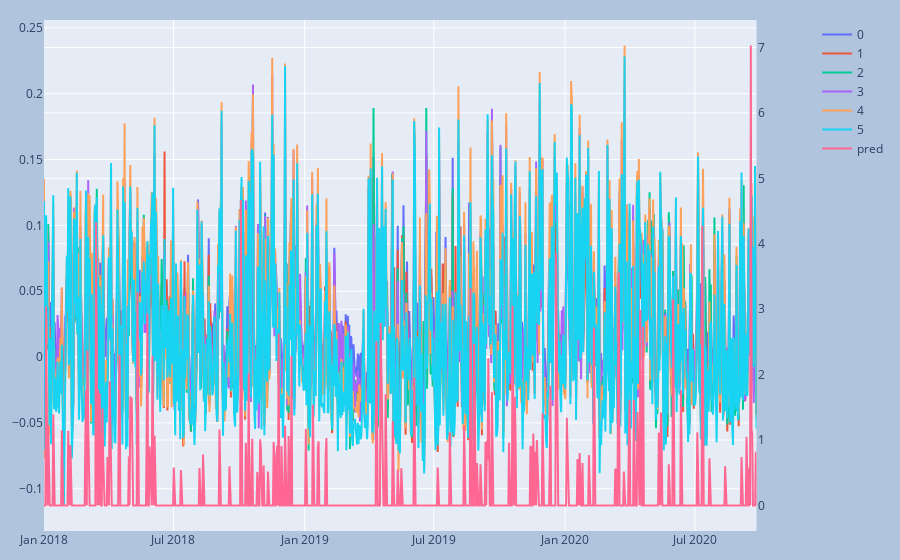

This figure's notebook cell:
### Code cell
import plotly.express as px
from plotly.subplots import make_subplots
import plotly.graph_objects as go

# Create figure with secondary y-axis
fig = make_subplots(specs=[[{"secondary_y": True}]])

for column in df_compress.columns:
    current_y = df_compress[column].rolling(1).mean() #[df_compress[column] > 0.1]
    fig.add_trace(
        go.Scatter(x=current_y.index, y=current_y, name=str(column)), #, mode="markers"
        secondary_y=False,
)
fig.update_layout(
    margin=dict(l=20, r=20, t=20, b=20),
    paper_bgcolor="LightSteelBlue",
)
fig.add_trace(
    go.Scatter(x=df_compress.index, y=df_result["current"], name=str("pred")),
    secondary_y=True,)

fig.show()

### Figure 1 — Plotly figure (JSON) as saved in the notebook; plotly's stock layout.template omitted (floating-point values rounded to 4 significant figures; data arrays with more than 128 entries replaced by an {"elided": "..."} marker saying what was removed)
{"data": [{"name": "0", "type": "scatter", "uid": "e86973bb-9bc9-4214-83e0-7a81c8811b7d", "x": {"elided": "1000 str values"}, "xaxis": "x", "y": {"elided": "1000 float values"}, "yaxis": "y"}, {"name": "1", "type": "scatter", "uid": "cb8e5f4f-8169-4f4e-b818-23c01142e039", "x": {"elided": "1000 str values"}, "xaxis": "x", "y": {"elided": "1000 float values"}, "yaxis": "y"}, {"name": "2", "type": "scatter", "uid": "7b76c025-edbb-4378-a6ca-e75a49dade2f", "x": {"elided": "1000 str values"}, "xaxis": "x", "y": {"elided": "1000 float values"}, "yaxis": "y"}, {"name": "3", "type": "scatter", "uid": "8cc26cc6-aa2f-4fbf-8b5f-27c3943fcc73", "x": {"elided": "1000 str values"}, "xaxis": "x", "y": {"elided": "1000 float values"}, "yaxis": "y"}, {"name": "4", "type": "scatter", "uid": "614f42f1-79a4-4161-9445-545c89696a9a", "x": {"elided": "1000 str values"}, "xaxis": "x", "y": {"elided": "1000 float values"}, "yaxis": "y"}, {"name": "5", "type": "scatter", "uid": "2cc05d74-2f66-4d7a-8505-994957cabef4", "x": {"elided": "1000 str values"}, "xaxis": "x", "y": {"elided": "1000 float values"}, "yaxis": "y"}, {"name": "pred", "type": "scatter", "uid": "65507810-7cdb-426e-9fee-033210a208ab", "x": {"elided": "1000 str values"}, "xaxis": "x", "y": {"elided": "1000 float values"}, "yaxis": "y2"}], "layout": {"autosize": true, "margin": {"b": 20, "l": 20, "r": 20, "t": 20}, "paper_bgcolor": "LightSteelBlue", "xaxis": {"anchor": "y", "autorange": true, "domain": [0, 0.94], "range": ["2017-12-31 11:30", "2020-09-25 11:30"], "type": "date"}, "yaxis": {"anchor": "x", "autorange": true, "domain": [0, 1], "range": [-0.1321, 0.2559], "type": "linear"}, "yaxis2": {"anchor": "x", "autorange": true, "overlaying": "y", "range": [-0.3906, 7.421], "side": "right", "type": "linear"}}}
